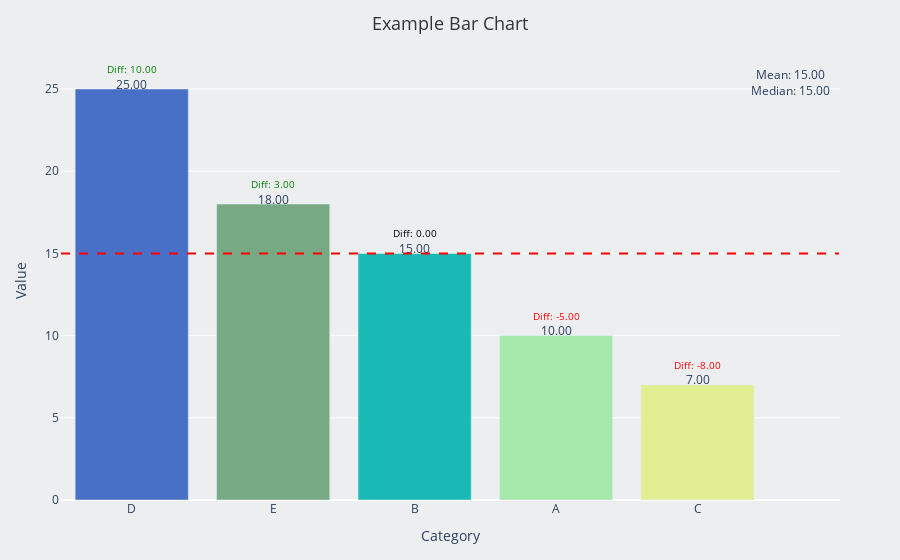

The notebook cell this image was saved under:
### Code cell
import pandas as pd
import plotly.graph_objects as go
from typing import Optional, List

# Define the color palettes
color_pallet_blue = ["#2167AE", "#23366F", "#5495CF", "#91BFE3", "#1FB1E6"]
color_pallet = [
    "#4870C6",
    "#77A984",
    "#19BAB6",
    "#A6E9AB",
    "#E1EE92",
    "#FFF773",
    "#FF7569",
    "#E18EbA",
    "#FFC5EA",
    "#6D6BCF",
]
color_white = "#ECEEEF"


def plot_bar_chart(
    dataframe: pd.DataFrame,
    x_column: str,
    y_column: str,
    title: str = None,
    horizontal: bool = False,
    show_mean_median: bool = False,
    show_number: bool = False,
    average_line: bool = False,
) -> go.Figure:
    """
    Generate a customizable bar chart using the provided DataFrame.

    Parameters:
        dataframe (pd.DataFrame): The DataFrame containing the data for the bar chart.
        x_column (str): The column name for the x-axis of the chart.
        y_column (str): The column name for the y-axis of the chart.
        title (str, optional): The title for the chart. If None, the chart will have no title.
        horizontal (bool, optional): If True, create a horizontal bar chart. Default is False (vertical bar chart).
        show_mean_median (bool, optional): Display mean and median values in the top-right corner of the chart.
                                           Default is False.
        show_number (bool, optional): Display values on top of each bar. Default is False.
        average_line (bool, optional): Add a dashed line representing the average value. Default is False.

    Returns:
        go.Figure: The configured bar chart as a Plotly Figure object.

    Note:
        This function creates a bar chart with customizable features including orientation,
        color scheme, annotations, average line, and more.
    """

    # Step 1: Sort the DataFrame by the y_column in descending order
    df = dataframe.sort_values(by=y_column, ascending=False)

    # Create the bar plot using plotly
    fig = go.Figure()

    bar_colors = color_pallet[: len(df)]  # Use the color palette provided

    if horizontal:
        fig.add_trace(
            go.Bar(
                y=df[x_column],
                x=df[y_column],
                orientation="h",
                marker=dict(color=bar_colors),
            )
        )
        fig.update_xaxes(title_text=y_column)
        fig.update_yaxes(title_text=x_column)
        # Invert y-axis for horizontal bar chart
        fig.update_layout(yaxis=dict(autorange="reversed"))
        # Display values at the top of each bar if show_number is True
        if show_number:
            for index, value in enumerate(df[y_column]):
                fig.add_annotation(
                    x=value,
                    y=df[x_column].iloc[index],
                    text=f"{value:.2f}",
                    showarrow=False,
                    xshift=20,
                    font=dict(size=12),
                )
        # Display mean and median values if show_mean_median is True
        if show_mean_median:
            # Calculating mean and median
            mean_value = df[y_column].mean()
            median_value = df[y_column].median()

            # Adding mean and median values in the top-right corner of the chart with a frame
            text_to_display = f"Mean: {mean_value:.2f}<br>Median: {median_value:.2f}"
            fig.add_annotation(
                x=0.99,
                y=0.01,
                xref="paper",
                yref="paper",
                text=text_to_display,
                showarrow=False,
                font=dict(size=12),
            )

    else:
        fig.add_trace(
            go.Bar(
                x=df[x_column],
                y=df[y_column],
                marker=dict(color=bar_colors),
            )
        )
        fig.update_xaxes(title_text=x_column)
        fig.update_yaxes(title_text=y_column)
        # Display values at the top of each bar if show_number is True
        if show_number:
            for index, value in enumerate(df[y_column]):
                fig.add_annotation(
                    x=df[x_column].iloc[index],
                    y=value,
                    text=f"{value:.2f}",
                    showarrow=False,
                    yshift=5,
                    font=dict(size=12),
                )

    # Display mean and median values if show_mean_median is True
    if not horizontal:
        if show_mean_median:
            # Calculating mean and median
            mean_value = df[y_column].mean()
            median_value = df[y_column].median()

            # Adding mean and median values in the top-right corner of the chart with a frame
            text_to_display = f"Mean: {mean_value:.2f}<br>Median: {median_value:.2f}"
            fig.add_annotation(
                x=0.99,
                y=0.99,
                xref="paper",
                yref="paper",
                text=text_to_display,
                showarrow=False,
                font=dict(size=12),
            )

    # Display average line and difference annotations if average_line is True
    if average_line:
        average_value = df[y_column].mean()
        if horizontal:
            fig.add_shape(
                type="line",
                x0=average_value,
                x1=average_value,
                y0=-0.5,
                y1=len(df),
                line=dict(color="red", width=2, dash="dash"),
            )
            for index, value in enumerate(df[y_column]):
                diff = value - average_value
                diff_text = f"Diff: {diff:.2f}"
                diff_color = "red" if diff < 0 else ("black" if diff == 0 else "green")
                fig.add_annotation(
                    x=value + 0.4,
                    y=df[x_column].iloc[index],
                    text=diff_text,
                    showarrow=False,
                    xshift=-40,
                    font=dict(size=10, color=diff_color),
                )
        else:
            fig.add_shape(
                type="line",
                x0=-0.5,
                x1=len(df),
                y0=average_value,
                y1=average_value,
                line=dict(color="red", width=2, dash="dash"),
            )
            for index, value in enumerate(df[y_column]):
                diff = value - average_value
                diff_text = f"Diff: {diff:.2f}"
                diff_color = "red" if diff < 0 else ("black" if diff == 0 else "green")
                fig.add_annotation(
                    x=df[x_column].iloc[index],
                    y=value,
                    text=diff_text,
                    showarrow=False,
                    yshift=20,
                    font=dict(size=10, color=diff_color),
                )

    if title:
        fig.update_layout(
            title=dict(text=title, x=0.5, font=dict(size=18, color="#333333"))
        )

    # Display the plot
    fig.update_layout(
        margin=dict(t=60, b=60, l=60, r=60),
        plot_bgcolor=color_white,
        paper_bgcolor=color_white,
    )

    return fig


# Example usage
data = {"Category": ["A", "B", "C", "D", "E"], "Value": [10, 15, 7, 25, 18]}
df = pd.DataFrame(data)

# Test the function
fig = plot_bar_chart(
    dataframe=df,
    x_column="Category",
    y_column="Value",
    title="Example Bar Chart",
    horizontal=False,
    show_mean_median=True,
    show_number=True,
    average_line=True,
)
fig.show()

### Figure 1 — Plotly figure (JSON) as saved in the notebook; plotly's stock layout.template omitted (floating-point values rounded to 4 significant figures)
{"data": [{"marker": {"color": ["#4870C6", "#77A984", "#19BAB6", "#A6E9AB", "#E1EE92"]}, "type": "bar", "x": ["D", "E", "B", "A", "C"], "y": [25, 18, 15, 10, 7]}], "layout": {"annotations": [{"font": {"size": 12}, "showarrow": false, "text": "25.00", "x": "D", "y": 25, "yshift": 5}, {"font": {"size": 12}, "showarrow": false, "text": "18.00", "x": "E", "y": 18, "yshift": 5}, {"font": {"size": 12}, "showarrow": false, "text": "15.00", "x": "B", "y": 15, "yshift": 5}, {"font": {"size": 12}, "showarrow": false, "text": "10.00", "x": "A", "y": 10, "yshift": 5}, {"font": {"size": 12}, "showarrow": false, "text": "7.00", "x": "C", "y": 7, "yshift": 5}, {"font": {"size": 12}, "showarrow": false, "text": "Mean: 15.00<br>Median: 15.00", "x": 0.99, "xref": "paper", "y": 0.99, "yref": "paper"}, {"font": {"color": "green", "size": 10}, "showarrow": false, "text": "Diff: 10.00", "x": "D", "y": 25, "yshift": 20}, {"font": {"color": "green", "size": 10}, "showarrow": false, "text": "Diff: 3.00", "x": "E", "y": 18, "yshift": 20}, {"font": {"color": "black", "size": 10}, "showarrow": false, "text": "Diff: 0.00", "x": "B", "y": 15, "yshift": 20}, {"font": {"color": "red", "size": 10}, "showarrow": false, "text": "Diff: -5.00", "x": "A", "y": 10, "yshift": 20}, {"font": {"color": "red", "size": 10}, "showarrow": false, "text": "Diff: -8.00", "x": "C", "y": 7, "yshift": 20}], "margin": {"b": 60, "l": 60, "r": 60, "t": 60}, "paper_bgcolor": "#ECEEEF", "plot_bgcolor": "#ECEEEF", "shapes": [{"line": {"color": "red", "dash": "dash", "width": 2}, "type": "line", "x0": -0.5, "x1": 5, "y0": 15, "y1": 15}], "title": {"font": {"color": "#333333", "size": 18}, "text": "Example Bar Chart", "x": 0.5}, "xaxis": {"title": {"text": "Category"}}, "yaxis": {"title": {"text": "Value"}}}}
